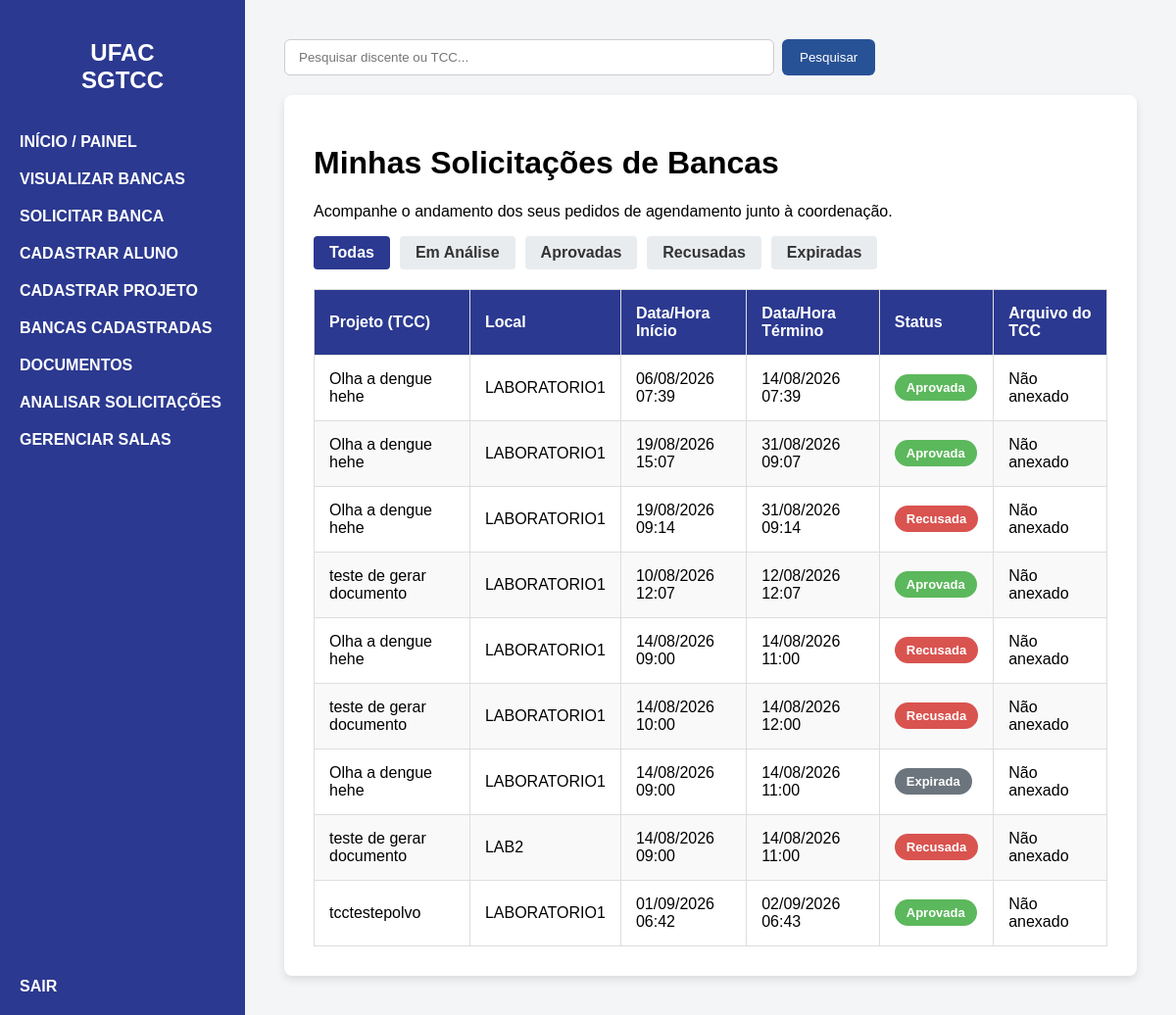
Screenshot of /bancas/ (signed in) with the database file from the repository.
### bancasapp/models.py (models this page shows, shortened)
class SolicitacaoAgendamento(models.Model):
    STATUS_SOLICITACAO = (
        ('EM_ANÁLISE', 'Em Análise'),
        ('APROVADA', 'Aprovada'),
        ('RECUSADA', 'Recusada'),
        ('EXPIRADA', 'Expirada'),
    )
    usuario_solicitante = models.ForeignKey(
        pUsuario,
        on_delete=models.CASCADE,
        related_name='solicitacoes_enviadas'
    )
    projeto_tcc = models.ForeignKey(
        ProjetoTCC,
        on_delete=models.CASCADE
    )
    espaco = models.ForeignKey(
        EspacoFisico,
        on_delete=models.PROTECT
    )
    opcao_data_inicio = models.DateTimeField()
    opcao_data_fim = models.DateTimeField()
    arquivo_tcc = models.FileField(
        upload_to='tcc/solicitacoes/%Y/%m/',
        validators=[
            FileExtensionValidator(
                allowed_extensions=['pdf']
            )
        ],
        blank=True,
        verbose_name='Arquivo do TCC'
    )
    status = models.CharField(
        max_length=15,
        choices=STATUS_SOLICITACAO,
        default='EM_ANÁLISE'
    )
    data_solicitacao = models.DateTimeField(
        default=timezone.now,
        editable=False
    )
    data_decisao = models.DateTimeField(
        null=True,
        blank=True,
        editable=False
    )
    decidida_por = models.ForeignKey(
        User,
        on_delete=models.SET_NULL,
        null=True,
        blank=True,
        related_name='solicitacoes_decididas',
        editable=False
    )
    motivo_decisao = models.TextField(
        blank=True
    )

class ProjetoTCC(models.Model):
    STATUS_TIPO = (
        ('EM_ANÁLISE', 'Em Análise'),
        ('APROVADO', 'Aprovado'),
        ('RECUSADA', 'Recusada'),
    )
    titulo = models.CharField(max_length=255)
    resumo = models.TextField()
    semestre_letivo = models.CharField(max_length=6)
    discente = models.ForeignKey(Discente, on_delete=models.CASCADE)
    status = models.CharField(max_length=15, choices=STATUS_TIPO, default='EM_ANÁLISE')

class EspacoFisico(models.Model):
    nome = models.CharField(
        max_length=255
    )
    ativo = models.BooleanField(
        default=True
    )
    class Meta:
        ordering = ['nome']
        verbose_name = 'Espaço físico'
        verbose_name_plural = 'Espaços físicos'

### bancasapp/views.py (the view, shortened to what this page needs)
@usuario_interno_required
def visualizar_bancas(request):
    expirar_solicitacoes_vencidas()
    consulta = (
        SolicitacaoAgendamento.objects
        .select_related(
            'projeto_tcc',
            'projeto_tcc__discente',
            'espaco',
            'usuario_solicitante',
            'usuario_solicitante__usuario'
        )
    )
    if usuario_e_coordenacao(request.user):
        solicitacoes = consulta.all()
    status_filtro = request.GET.get('status')
    status_validos = {
        valor
        for valor, nome
        in SolicitacaoAgendamento.STATUS_SOLICITACAO
    }
    if status_filtro in status_validos:
        solicitacoes = solicitacoes.filter(
            status=status_filtro
        )
    else:
        status_filtro = None
    contexto = {
        'solicitacoes': solicitacoes,
        'status_atual': status_filtro,
    }
    return render(
        request,
        'visualizar_bancas.html',
        contexto
    )

### bancasapp/permissions.py (called while the page is built, shortened)
def usuario_e_coordenacao(user):
    if not user.is_authenticated or not user.is_active:
        return False
    if user.is_superuser:
        return True
    return pUsuario.objects.filter(
        usuario=user,
        perfil='COORDENACAO'
    ).exists()

def usuario_interno_required(view_func):
    @login_required(login_url='login')
    @wraps(view_func)
    def wrapper(request, *args, **kwargs):
        usuario_permitido = (
            usuario_e_coordenacao(request.user)
            or usuario_e_docente(request.user)
        )
        if usuario_permitido:
            return view_func(
                request,
                *args,
                **kwargs
            )
    return wrapper

### bancasapp/services.py (called while the page is built)
def expirar_solicitacoes_vencidas():
    return (
        SolicitacaoAgendamento.objects
        .filter(
            status='EM_ANÁLISE',
            opcao_data_inicio__lte=timezone.now(),
        )
        .update(
            status='EXPIRADA'
        )
    )

### templates/visualizar_bancas.html (shortened to what this page needs)
{% extends 'base.html' %}
{% block content %}
    <div class="table-container">
        <h1>Minhas Solicitações de Bancas</h1>
        <p>
            Acompanhe o andamento dos seus pedidos de agendamento
            junto à coordenação.
        </p>
        <div class="filter-menu">
            <a
                href="{% url 'visualizar_bancas' %}"
                class="btn-filter {% if not status_atual %}active{% endif %}"
            >
                Todas
            </a>
            <a
                href="{% url 'visualizar_bancas' %}?status=EM_ANÁLISE"
                class="btn-filter {% if status_atual == 'EM_ANÁLISE' %}active{% endif %}"
            >
                Em Análise
            </a>
            <a
                href="{% url 'visualizar_bancas' %}?status=APROVADA"
                class="btn-filter {% if status_atual == 'APROVADA' %}active{% endif %}"
            >
                Aprovadas
            </a>
            <a
                href="{% url 'visualizar_bancas' %}?status=RECUSADA"
                class="btn-filter {% if status_atual == 'RECUSADA' %}active{% endif %}"
            >
                Recusadas
            </a>
            <a
                href="{% url 'visualizar_bancas' %}?status=EXPIRADA"
                class="btn-filter {% if status_atual == 'EXPIRADA' %}active{% endif %}"
            >
                Expiradas
            </a>
        </div>
        <table>
            <thead>
                <tr>
                    <th>Projeto (TCC)</th>
                    <th>Local</th>
                    <th>Data/Hora Início</th>
                    <th>Data/Hora Término</th>
                    <th>Status</th>
                    <th>Arquivo do TCC</th>
                </tr>
            </thead>
            <tbody>
                {% for solicitacao in solicitacoes %}
                    <tr>
                        <td>
                            {{ solicitacao.projeto_tcc.titulo }}
                        </td>
                        <td>
                            {{ solicitacao.espaco.nome }}
                        </td>
                        <td>
                            {{ solicitacao.opcao_data_inicio|date:"d/m/Y H:i" }}
                        </td>
                        <td>
                            {{ solicitacao.opcao_data_fim|date:"d/m/Y H:i" }}
                        </td>
                        <td>
                            {% if solicitacao.status == 'EM_ANÁLISE' %}
                                <span class="status-badge status-analise">
                                    Em Análise
                                </span>
                            {% elif solicitacao.status == 'APROVADA' %}
                                <span class="status-badge status-aprovada">
                                    Aprovada
                                </span>
                            {% elif solicitacao.status == 'EXPIRADA' %}
                                <span class="status-badge status-expirada">
                                    Expirada
                                </span>
                            {% else %}
                                <span class="status-badge status-recusada">
                                    Recusada
                                </span>
                            {% endif %}
                        </td>
                        <td>
                            {% if solicitacao.arquivo_tcc %}
                                <a
                                    href="{% url 'baixar_tcc_solicitacao' solicitacao.id %}"
                                    class="btn-download"
                                >
                                    BAIXAR PDF
                                </a>
                            {% else %}
                                Não anexado
                            {% endif %}
                        </td>
                    </tr>
                {% endfor %}
            </tbody>
        </table>
    </div>
{% endblock %}

### templates/base.html (shortened to what this page needs)
{% load static %}
<!DOCTYPE html>
<html lang="pt-br">
<head>
    <link rel="stylesheet" href="{% static 'css/style.css' %}">
</head>
<body>
    <div class="sidebar">
        <h2>UFAC<br>SGTCC</h2>
        <a href="{% url 'dashboard' %}">INÍCIO / PAINEL</a>
        <a href="{% url 'visualizar_bancas' %}">VISUALIZAR BANCAS</a>
        <a href="{% url 'solicitar_banca' %}">SOLICITAR BANCA</a>
        <a href="{% url 'cadastrar_aluno' %}">CADASTRAR ALUNO</a>
        <a href="{% url 'cadastrar_projeto' %}">CADASTRAR PROJETO</a>
        <a href="{% url 'meus_tccs' %}">BANCAS CADASTRADAS</a>
        <a href="{% url 'documentos' %}">DOCUMENTOS</a>
        {% if request.user.is_superuser or request.user.pusuario.perfil == 'COORDENACAO' %}
         <a href="{% url 'solicitacoes_coordenacao' %}">ANALISAR SOLICITAÇÕES</a>
         <a href="{% url 'gerenciar_espacos' %}">GERENCIAR SALAS</a>
        {% endif %}
        <div class="footer-menu">
            <form
                method="POST"
                action="{% url 'logout' %}"
                class="form-logout"
            >
                <button
                    type="submit"
                    class="btn-logout"
                >
                    SAIR
                </button>
            </form>
        </div>
    </div>
    <div class="content">
            <form action="{% url 'pesquisar' %}" method="GET" class="barra-pesquisa">
                <input
                    type="text"
                    name="q"
                    placeholder="Pesquisar discente ou TCC..."
                    value="{{ request.GET.q }}"
                >
                <button type="submit">Pesquisar</button>
            </form>
        {% block content %}
        {% endblock %}
    </div>
</body>
</html>

### static/css/style.css (style rules this page uses)
body { margin: 0; font-family: Arial, sans-serif; display: flex; height: 100vh; background-color: #f4f5f7; }
.sidebar { width: 250px; background-color: #2b3990; color: white; padding: 20px; display: flex; flex-direction: column; }
.sidebar h2 { text-align: center; margin-bottom: 40px; }
.sidebar a { color: white; text-decoration: none; display: block; margin-bottom: 20px; font-weight: bold; }
.footer-menu { margin-top: auto; }
.content { flex-grow: 1; padding: 40px; overflow-y: auto; }
.table-container { background-color: white; padding: 30px; border-radius: 8px; box-shadow: 0 4px 8px rgba(0, 0, 0, 0.1); }
table { width: 100%; border-collapse: collapse; margin-top: 20px; }
table th, table td { border: 1px solid #ddd; padding: 15px; text-align: left; }
table th { background-color: #2b3990; color: white; }
table tr:nth-child(even) { background-color: #f9f9f9; }
.status-badge { padding: 6px 12px; border-radius: 20px; font-size: 13px; font-weight: bold; color: white; text-align: center; display: inline-block; }
.status-aprovada { background-color: #5cb85c; }
.status-recusada { background-color: #d9534f; }
.status-badge.status-expirada { background-color: #6c757d; color: white; }
.filter-menu { margin-bottom: 20px; display: flex; gap: 10px; }
.btn-filter { padding: 8px 16px; text-decoration: none; color: #333; background-color: #e9ecef; border-radius: 4px; font-weight: bold; transition: background-color 0.3s; }
.btn-filter.active { background-color: #2b3990; color: white; }
.barra-pesquisa { display: flex; gap: 8px; margin-bottom: 20px; }
.barra-pesquisa input { width: 100%; max-width: 500px; padding: 10px 14px; border: 1px solid #ccc; border-radius: 6px; outline: none; }
.barra-pesquisa button { padding: 10px 18px; border: none; border-radius: 6px; background: #285296; color: white; cursor: pointer; }
* { box-sizing: border-box; }
body { min-height: 100vh; height: auto; }
.sidebar { flex-shrink: 0; }
.content { min-width: 0; }
.table-container, .tabela-container { width: 100%; overflow-x: auto; }
.status-expirada { background-color: #6c757d; }
.form-logout { margin: 0; }
.btn-logout { background: none; border: none; color: white; cursor: pointer; font-family: inherit; font-size: inherit; font-weight: bold; padding: 0; text-align: left; }

### rows the page displays
SolicitacaoAgendamento: projeto_tcc.titulo "Olha a dengue hehe", espaco.nome "LABORATORIO1", opcao_data_inicio "06/08/2026 07:39", opcao_data_fim "14/08/2026 07:39", status "Aprovada", arquivo_tcc "Não anexado"
SolicitacaoAgendamento: projeto_tcc.titulo "Olha a dengue hehe", espaco.nome "LABORATORIO1", opcao_data_inicio "19/08/2026 15:07", opcao_data_fim "31/08/2026 09:07", status "Aprovada", arquivo_tcc "Não anexado"
SolicitacaoAgendamento: projeto_tcc.titulo "Olha a dengue hehe", espaco.nome "LABORATORIO1", opcao_data_inicio "19/08/2026 09:14", opcao_data_fim "31/08/2026 09:14", status "Recusada", arquivo_tcc "Não anexado"
SolicitacaoAgendamento: projeto_tcc.titulo "teste de gerar documento", espaco.nome "LABORATORIO1", opcao_data_inicio "10/08/2026 12:07", opcao_data_fim "12/08/2026 12:07", status "Aprovada", arquivo_tcc "Não anexado"
SolicitacaoAgendamento: projeto_tcc.titulo "Olha a dengue hehe", espaco.nome "LABORATORIO1", opcao_data_inicio "14/08/2026 09:00", opcao_data_fim "14/08/2026 11:00", status "Recusada", arquivo_tcc "Não anexado"
SolicitacaoAgendamento: projeto_tcc.titulo "teste de gerar documento", espaco.nome "LABORATORIO1", opcao_data_inicio "14/08/2026 10:00", opcao_data_fim "14/08/2026 12:00", status "Recusada", arquivo_tcc "Não anexado"
SolicitacaoAgendamento: projeto_tcc.titulo "Olha a dengue hehe", espaco.nome "LABORATORIO1", opcao_data_inicio "14/08/2026 09:00", opcao_data_fim "14/08/2026 11:00", status "Expirada", arquivo_tcc "Não anexado"
SolicitacaoAgendamento: projeto_tcc.titulo "teste de gerar documento", espaco.nome "LAB2", opcao_data_inicio "14/08/2026 09:00", opcao_data_fim "14/08/2026 11:00", status "Recusada", arquivo_tcc "Não anexado"
SolicitacaoAgendamento: projeto_tcc.titulo "tcctestepolvo", espaco.nome "LABORATORIO1", opcao_data_inicio "01/09/2026 06:42", opcao_data_fim "02/09/2026 06:43", status "Aprovada", arquivo_tcc "Não anexado"
